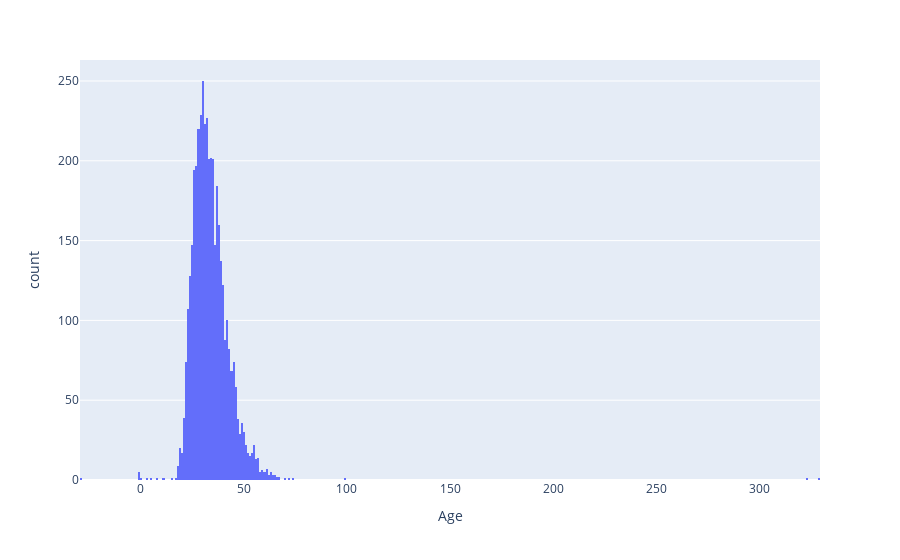

Write notebook code for a chart like this one.
### Code cell
px.histogram(data_frame=age_df, x="Age")

### Figure 1 — Plotly figure (JSON) as saved in the notebook; plotly's stock layout.template omitted (floating-point values rounded to 4 significant figures; data arrays with more than 128 entries replaced by an {"elided": "..."} marker saying what was removed)
{"data": [{"alignmentgroup": "True", "bingroup": "x", "hovertemplate": "Age=%{x}<br>count=%{y}<extra></extra>", "legendgroup": "", "marker": {"color": "#636efa", "pattern": {"shape": ""}}, "name": "", "offsetgroup": "", "orientation": "v", "showlegend": false, "type": "histogram", "x": {"elided": "4218 int values"}, "xaxis": "x", "yaxis": "y"}], "layout": {"barmode": "relative", "legend": {"tracegroupgap": 0}, "margin": {"t": 60}, "xaxis": {"anchor": "y", "domain": [0, 1], "title": {"text": "Age"}}, "yaxis": {"anchor": "x", "domain": [0, 1], "title": {"text": "count"}}}}
